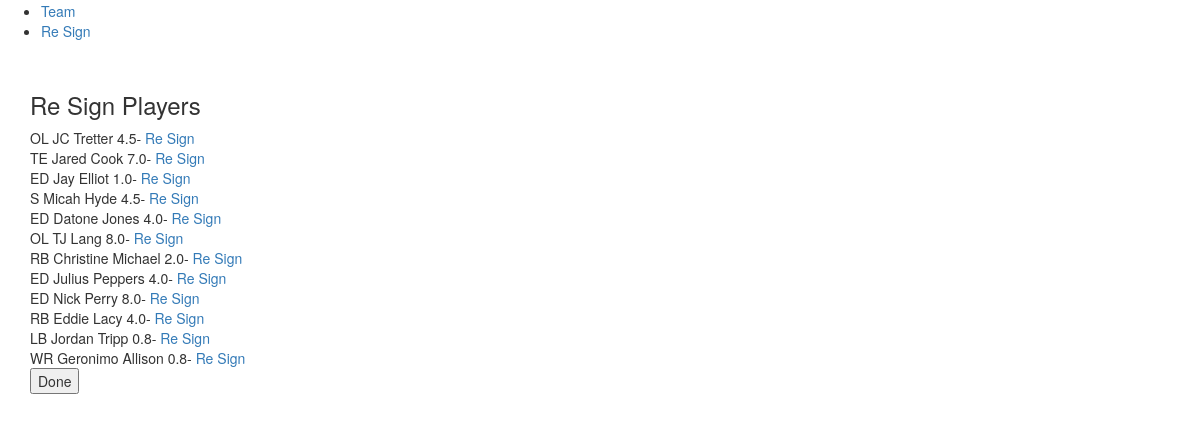
Page /re-sign/ (signed in) on the committed database.
### roster/models.py (models this page shows)
class FreeAgent(models.Model):
    first_name = models.CharField(max_length=50)
    last_name = models.CharField(max_length=50)
    position = models.CharField(max_length=2, choices=POSITION)
    cap_hit = models.FloatField()
    on_team = models.BooleanField()
    modified_cost = models.FloatField()
    def __str__(self):
        return str(self.position + ' ' + self.first_name + " " + self.last_name)

### roster/views.py (the view)
# urls.py: url(r'^re-sign/$', ReSignView.as_view(), name='resign_view'),
class ReSignView(TemplateView):
    template_name = "resign.html"
    def get_context_data(self, **kwargs):
        context = super().get_context_data(**kwargs)
        context['players'] = FreeAgent.objects.filter(on_team=True)
        return context

### templates/resign.html (shortened to what this page needs)
{% extends 'base.html' %}
{% block content %}
<h3>Re Sign Players</h3>
{% for player in players %}
{{ player }} {{ player.cap_hit }}- <a href="{% url 'resign_player_view' player.id %}">Re Sign</a><br>
{% endfor %}
<form class="" action="{% url 'resign_complete' request.user.account.id %}" method="post">
  <input type="submit" name="" value="Done">
</form>
{% endblock %}

### rows in the picture
FreeAgent: position+first_name+last_name "OL JC Tretter", cap_hit "4.5"
FreeAgent: position+first_name+last_name "TE Jared Cook", cap_hit "7.0"
FreeAgent: position+first_name+last_name "ED Jay Elliot", cap_hit "1.0"
FreeAgent: position+first_name+last_name "S Micah Hyde", cap_hit "4.5"
FreeAgent: position+first_name+last_name "ED Datone Jones", cap_hit "4.0"
FreeAgent: position+first_name+last_name "OL TJ Lang", cap_hit "8.0"
FreeAgent: position+first_name+last_name "RB Christine Michael", cap_hit "2.0"
FreeAgent: position+first_name+last_name "ED Julius Peppers", cap_hit "4.0"
FreeAgent: position+first_name+last_name "ED Nick Perry", cap_hit "8.0"
FreeAgent: position+first_name+last_name "RB Eddie Lacy", cap_hit "4.0"
FreeAgent: position+first_name+last_name "LB Jordan Tripp", cap_hit "0.8"
FreeAgent: position+first_name+last_name "WR Geronimo Allison", cap_hit "0.8"
